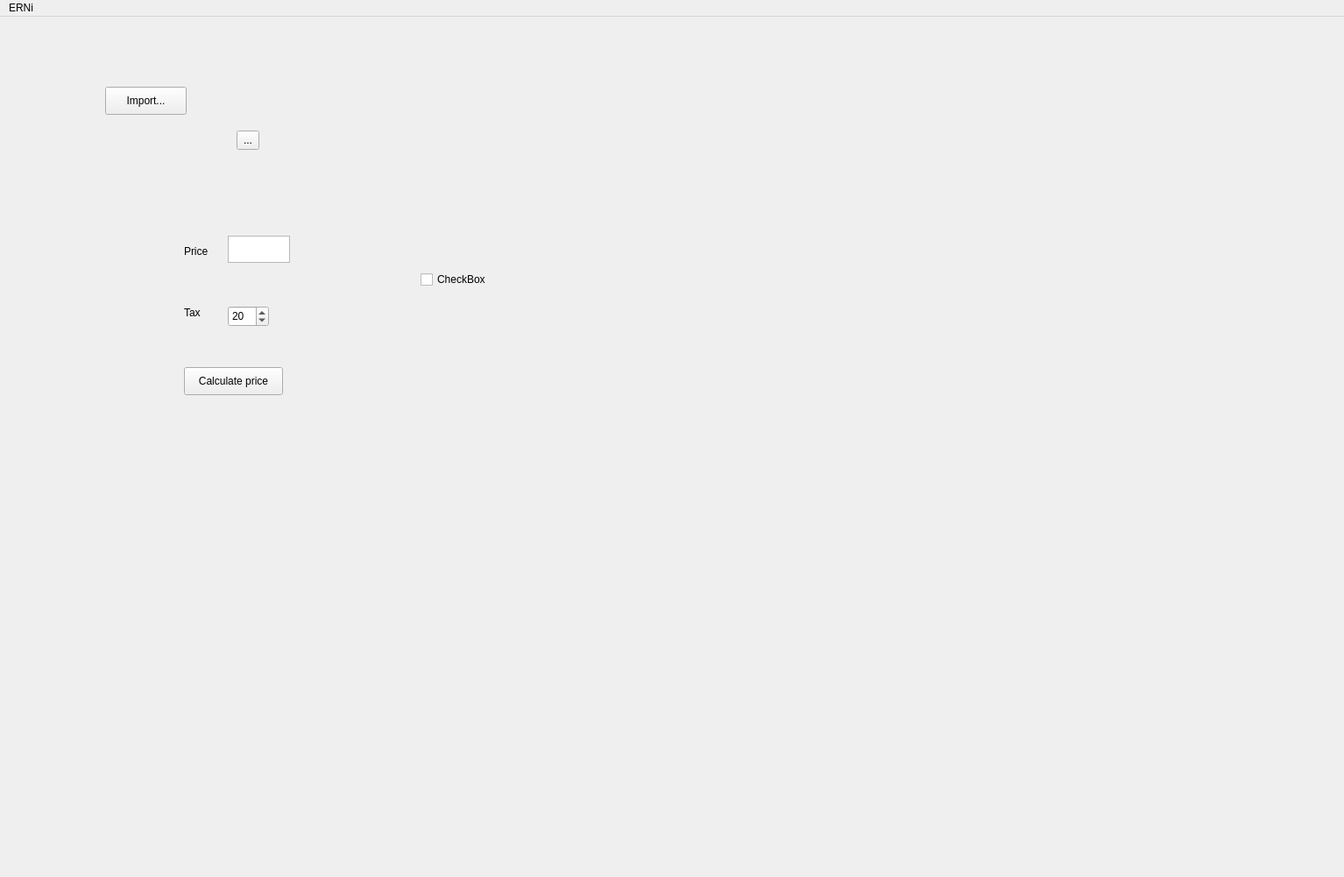
<?xml version="1.0" encoding="UTF-8"?>
<ui version="4.0">
 <class>MainWindow</class>
 <widget class="QMainWindow" name="MainWindow">
  <property name="geometry">
   <rect>
    <x>0</x>
    <y>0</y>
    <width>1534</width>
    <height>1001</height>
   </rect>
  </property>
  <property name="minimumSize">
   <size>
    <width>300</width>
    <height>0</height>
   </size>
  </property>
  <property name="windowTitle">
   <string>MainWindow</string>
  </property>
  <widget class="QWidget" name="centralwidget">
   <property name="minimumSize">
    <size>
     <width>0</width>
     <height>0</height>
    </size>
   </property>
   <widget class="QPushButton" name="data_import">
    <property name="geometry">
     <rect>
      <x>120</x>
      <y>80</y>
      <width>93</width>
      <height>32</height>
     </rect>
    </property>
    <property name="text">
     <string>Import...</string>
    </property>
   </widget>
   <widget class="QToolButton" name="list_dirs">
    <property name="geometry">
     <rect>
      <x>270</x>
      <y>130</y>
      <width>26</width>
      <height>22</height>
     </rect>
    </property>
    <property name="text">
     <string>...</string>
    </property>
   </widget>
   <widget class="QCheckBox" name="show_before">
    <property name="geometry">
     <rect>
      <x>480</x>
      <y>290</y>
      <width>87</width>
      <height>20</height>
     </rect>
    </property>
    <property name="text">
     <string>CheckBox</string>
    </property>
   </widget>
   <widget class="QTextEdit" name="ele_name">
    <property name="geometry">
     <rect>
      <x>260</x>
      <y>250</y>
      <width>71</width>
      <height>31</height>
     </rect>
    </property>
   </widget>
   <widget class="QLabel" name="price_label">
    <property name="geometry">
     <rect>
      <x>210</x>
      <y>260</y>
      <width>31</width>
      <height>16</height>
     </rect>
    </property>
    <property name="text">
     <string>Price</string>
    </property>
   </widget>
   <widget class="QSpinBox" name="tax_rate">
    <property name="geometry">
     <rect>
      <x>260</x>
      <y>330</y>
      <width>47</width>
      <height>24</height>
     </rect>
    </property>
    <property name="value">
     <number>20</number>
    </property>
   </widget>
   <widget class="QPushButton" name="calcu_price">
    <property name="geometry">
     <rect>
      <x>210</x>
      <y>400</y>
      <width>113</width>
      <height>32</height>
     </rect>
    </property>
    <property name="text">
     <string>Calculate price</string>
    </property>
   </widget>
   <widget class="QLabel" name="tax_label">
    <property name="geometry">
     <rect>
      <x>210</x>
      <y>330</y>
      <width>31</width>
      <height>16</height>
     </rect>
    </property>
    <property name="text">
     <string>Tax</string>
    </property>
   </widget>
  </widget>
  <widget class="QMenuBar" name="menubar">
   <property name="geometry">
    <rect>
     <x>0</x>
     <y>0</y>
     <width>1534</width>
     <height>22</height>
    </rect>
   </property>
   <property name="sizePolicy">
    <sizepolicy hsizetype="Minimum" vsizetype="Minimum">
     <horstretch>0</horstretch>
     <verstretch>0</verstretch>
    </sizepolicy>
   </property>
   <widget class="QMenu" name="menuERNi">
    <property name="title">
     <string>ERNi</string>
    </property>
    <addaction name="actionPreference"/>
   </widget>
   <addaction name="menuERNi"/>
  </widget>
  <action name="actionPreference">
   <property name="text">
    <string>Preference</string>
   </property>
  </action>
 </widget>
 <resources/>
 <connections/>
 <slots>
  <slot>sample_import_button_clicked()</slot>
  <slot>time_spectra_import_button_clicked()</slot>
  <slot>open_beam_import_button_clicked()</slot>
  <slot>sample_list_selection_changed()</slot>
  <slot>open_beam_list_selection_changed()</slot>
  <slot>sample_list_right_click()</slot>
  <slot>time_spectra_selection_changed()</slot>
  <slot>load_data_tab_changed()</slot>
  <slot>time_spectra_preview_button_clicked()</slot>
  <slot>normalized_import_button_clicked()</slot>
  <slot>normalized_list_selection_changed()</slot>
  <slot>update_delta_lambda()</slot>
  <slot>crystal_structure_index_changed()</slot>
  <slot>crystal_structure_2_index_changed()</slot>
  <slot>list_of_element_index_changed()</slot>
  <slot>list_of_element_2_index_changed()</slot>
  <slot>lattice_text_changed()</slot>
  <slot>lattice_2_text_changed()</slot>
  <slot>material_display_clicked()</slot>
  <slot>material_display_2_clicked()</slot>
  <slot>browse_button_clicked()</slot>
 </slots>
</ui>
